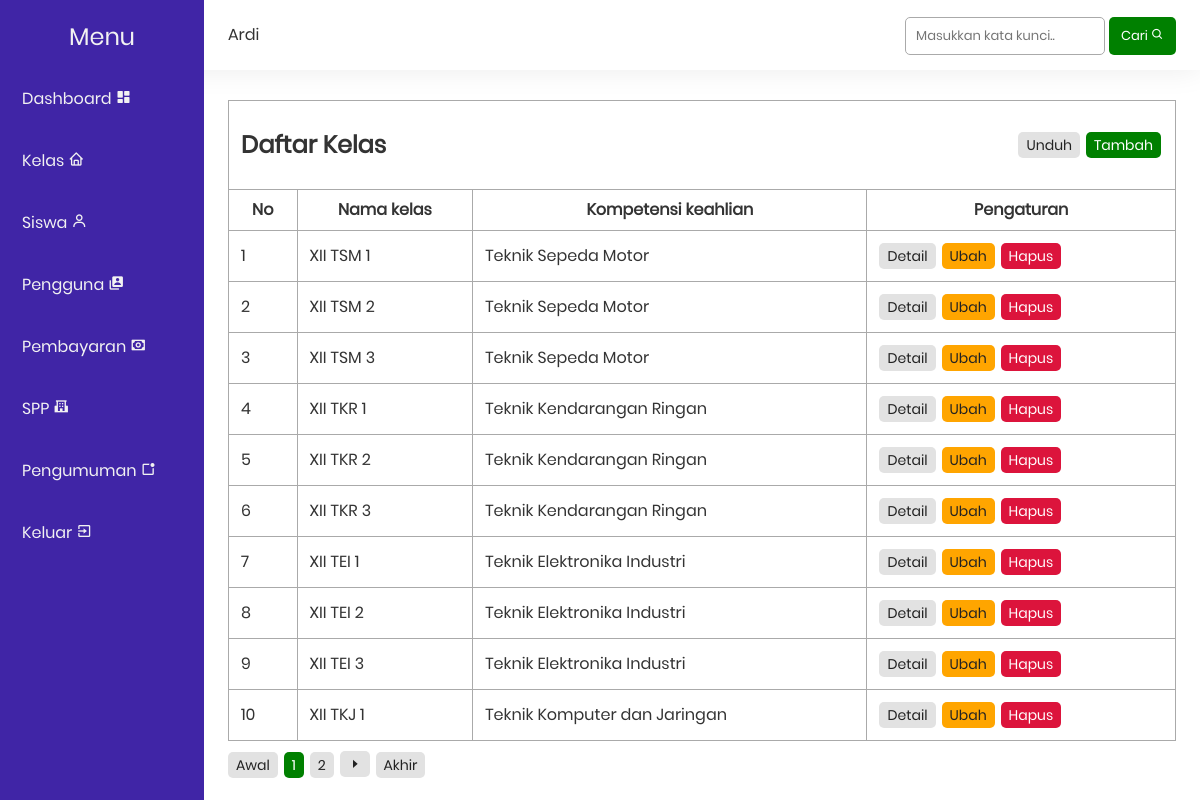
Page /pages/class (signed in) on the committed database.
### tables this page shows
CREATE TABLE `kelas` (
  `id` int(11) NOT NULL,
  `kelas` varchar(10) NOT NULL,
  `kompetensi_keahlian` varchar(50) NOT NULL
);

### functions.php (called while the page is built, shortened)
<?php
$conn = mysqli_connect("localhost", "root", "", "spp");
function queryPagination($query)
{
    global $conn;
    $result = mysqli_query($conn, $query);
    return mysqli_num_rows($result);
}
function startNumber($activePage, $link)
{
    return 1;
}
function endNumber($activePage, $link, $totalPage)
{
    return $totalPage;
}
function numberData($limit, $curretPage)
{
    return 1 + ($limit * ($curretPage - 1));
}

### pages/class/index.php (the view, shortened to what this page needs)
<?php
include_once('../layout/navbar.php');
include_once('../layout/sidebar.php');
if (isset($_POST['search'])) {
    $keyword = $_POST['keyword'];
} else {
    $keyword = '';
}
$totalData = queryPagination("SELECT * FROM kelas
                                WHERE kelas LIKE '%$keyword%' OR
                                    kompetensi_keahlian LIKE '%$keyword%'
                                ORDER BY id DESC");
$limit = 10;
$totalPage = ceil($totalData / $limit);
$activePage = (isset($_GET['page'])) ? $_GET['page'] : 1;
$curretPage = $activePage ? $activePage : 1;
$startData = ($activePage * $limit) - $limit;
$link = 2;
$startNumber = startNumber($activePage, $link);
$endNumber = endNumber($activePage, $link, $totalPage);
$kelas = mysqli_query($conn, "SELECT * FROM kelas
                                WHERE kelas LIKE '%$keyword%' OR
                                    kompetensi_keahlian LIKE '%$keyword%'
                                ORDER BY id DESC
                                LIMIT $startData, $limit");
$no = numberData($limit, $curretPage);
?>
<table class="table">
    <tr>
        <td colspan="4">
            <span id="action">
                <h2>Daftar Kelas</h2>
                <div>
                    <a href="pdf.php" class="badge grey">Unduh</a>
                    <a href="create.php" class="badge green">Tambah</a>
                </div>
            </span>
        </td>
    </tr>
    <tr>
        <th>No</th>
        <th>Nama kelas</th>
        <th>Kompetensi keahlian</th>
        <th>Pengaturan</th>
    </tr>
    <?php foreach ($kelas as $k) : ?>
        <tr>
            <td><?= $no++; ?></td>
            <td><?= $k['kelas']; ?></td>
            <td><?= $k['kompetensi_keahlian']; ?></td>
            <td>
                <a href="detail.php?i=<?= $k['id'] ?>" class="badge grey">Detail</a>
                <a href="update.php?i=<?= $k['id'] ?>" class="badge yellow">Ubah</a>
                <a href="delete.php?i=<?= $k['id'] ?>" class="badge red" onclick="return confirm('Apakah yakin menghapus data kelas <?= $k['kelas'] ?>?')">Hapus</a>
            </td>
        </tr>
    <?php endforeach; ?>
</table>
<div class="pagination">
    <a href="?page=1" class="badge grey">Awal</a>
    <?php for ($i = $startNumber; $i <= $endNumber; $i++) : ?>
        <?php if ($i == $activePage) : ?>
            <a href="?page=<?= $i; ?>" class="badge green"><?= $i; ?></a>
        <?php else : ?>
            <a href="?page=<?= $i; ?>" class="badge grey"><?= $i; ?></a>
        <?php endif; ?>
    <?php endfor; ?>
    <?php if ($activePage < $totalPage) : ?>
        <a href="?page=<?= $activePage + 1; ?>"><i class='bx bx-caret-right badge grey'></i></a>
    <?php endif; ?>
    <a href="?page=<?= $totalPage; ?>" class="badge grey">Akhir</a>
</div>
<?php include_once('../layout/footer.php'); ?>

### style.css (style rules this page uses)
html, body, div, span, applet, object, iframe, blockquote, pre, abbr, acronym, address, big, cite, code, del, dfn, em, img, ins, kbd, q, s, samp, small, strike, strong, sub, sup, tt, var, b, u, i, a, p, center, dl, dt, dd, ol, ul, li, fieldset, form, label, legend, table, caption, tbody, tfoot, thead, tr, td, article, aside, canvas, details, embed, figure, figcaption, footer, header, hgroup, menu, nav, output, ruby, section, summary, time, mark, audio, video { margin: 0; padding: 0; border: 0; font-size: 100%; font: inherit; vertical-align: baseline; font-family: "Poppins", Arial, Helvetica, sans-serif; }
body { line-height: 1; }
html { scroll-behavior: smooth; }
a { text-decoration: none; }
h1, h2, h3, h4, h5, h6, p, td, th, a, label { color: #333; }
.table { border-collapse: collapse; border-spacing: 10px; width: 100%; }
.table td, .table th { border: 1px solid#aaa; padding: 12px; }
.pagination { margin-top: 10px; }
.badge { padding: 6px 8px; display: inline-block; font-size: 14px; text-align: center; box-sizing: border-box; border-radius: 5px; margin-right: 2px; }
.yellow { color: #222; background-color: orange; }
.red { color: white; background-color: crimson; }
.green { color: white; background-color: green; }
.grey { color: #222; background-color: #e2e2e2; }
#action { display: flex; width: 100%; align-items: center; align-content: center; justify-content: space-between; }

### rows in the picture
kelas: kelas "XII TSM 1", kompetensi_keahlian "Teknik Sepeda Motor"
kelas: kelas "XII TSM 2", kompetensi_keahlian "Teknik Sepeda Motor"
kelas: kelas "XII TSM 3", kompetensi_keahlian "Teknik Sepeda Motor"
kelas: kelas "XII TKR 1", kompetensi_keahlian "Teknik Kendarangan Ringan"
kelas: kelas "XII TKR 2", kompetensi_keahlian "Teknik Kendarangan Ringan"
kelas: kelas "XII TKR 3", kompetensi_keahlian "Teknik Kendarangan Ringan"
kelas: kelas "XII TEI 1", kompetensi_keahlian "Teknik Elektronika Industri"
kelas: kelas "XII TEI 2", kompetensi_keahlian "Teknik Elektronika Industri"
kelas: kelas "XII TEI 3", kompetensi_keahlian "Teknik Elektronika Industri"
kelas: kelas "XII TKJ 1", kompetensi_keahlian "Teknik Komputer dan Jaringan"

### other values in the picture
$_SESSION["name"] "Ardi"
